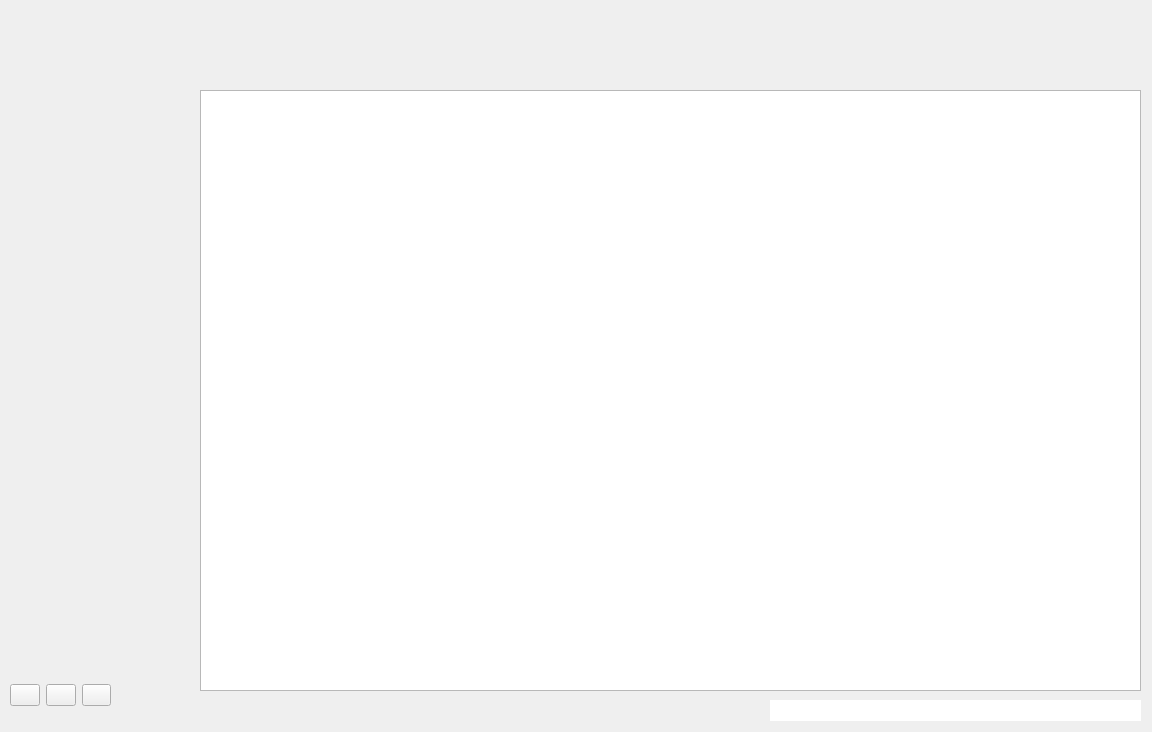
<?xml version="1.0" encoding="UTF-8"?>
<ui version="4.0">
 <class>MoveCreator</class>
 <widget class="QWidget" name="MoveCreator">
  <property name="geometry">
   <rect>
    <x>0</x>
    <y>0</y>
    <width>1152</width>
    <height>732</height>
   </rect>
  </property>
  <property name="windowTitle">
   <string>MoveCreator</string>
  </property>
  <property name="windowIcon">
   <iconset resource="images.qrc">
    <normaloff>:/images/edrom.png</normaloff>:/images/edrom.png</iconset>
  </property>
  <property name="styleSheet">
   <string notr="true"/>
  </property>
  <widget class="QLabel" name="iconLabel">
   <property name="geometry">
    <rect>
     <x>20</x>
     <y>30</y>
     <width>81</width>
     <height>71</height>
    </rect>
   </property>
   <property name="text">
    <string/>
   </property>
  </widget>
  <widget class="QLabel" name="consoleLabel">
   <property name="geometry">
    <rect>
     <x>770</x>
     <y>700</y>
     <width>371</width>
     <height>21</height>
    </rect>
   </property>
   <property name="styleSheet">
    <string notr="true">background-color: rgb(255, 255, 255);
border-color: rgb(46, 52, 54);
</string>
   </property>
   <property name="text">
    <string/>
   </property>
  </widget>
  <widget class="QWidget" name="verticalLayoutWidget">
   <property name="geometry">
    <rect>
     <x>10</x>
     <y>110</y>
     <width>101</width>
     <height>571</height>
    </rect>
   </property>
   <layout class="QVBoxLayout" name="motorVerticalLayout">
    <property name="spacing">
     <number>2</number>
    </property>
   </layout>
  </widget>
  <widget class="QWidget" name="verticalLayoutWidget_2">
   <property name="geometry">
    <rect>
     <x>120</x>
     <y>110</y>
     <width>71</width>
     <height>511</height>
    </rect>
   </property>
   <layout class="QVBoxLayout" name="scanVerticalLayout">
    <property name="spacing">
     <number>2</number>
    </property>
   </layout>
  </widget>
  <widget class="QListWidget" name="poseListWidget">
   <property name="geometry">
    <rect>
     <x>200</x>
     <y>90</y>
     <width>941</width>
     <height>601</height>
    </rect>
   </property>
   <property name="styleSheet">
    <string notr="true"/>
   </property>
  </widget>
  <widget class="QWidget" name="horizontalLayoutWidget">
   <property name="geometry">
    <rect>
     <x>10</x>
     <y>680</y>
     <width>101</width>
     <height>31</height>
    </rect>
   </property>
   <layout class="QHBoxLayout" name="horizontalLayout">
    <item>
     <widget class="QPushButton" name="allOnButton">
      <property name="styleSheet">
       <string notr="true"/>
      </property>
      <property name="text">
       <string/>
      </property>
     </widget>
    </item>
    <item>
     <widget class="QPushButton" name="playButton">
      <property name="text">
       <string/>
      </property>
     </widget>
    </item>
    <item>
     <widget class="QPushButton" name="allOffButton">
      <property name="text">
       <string/>
      </property>
     </widget>
    </item>
   </layout>
  </widget>
 </widget>
 <resources>
  <include location="../resources/images.qrc"/>
 </resources>
 <connections/>
</ui>
